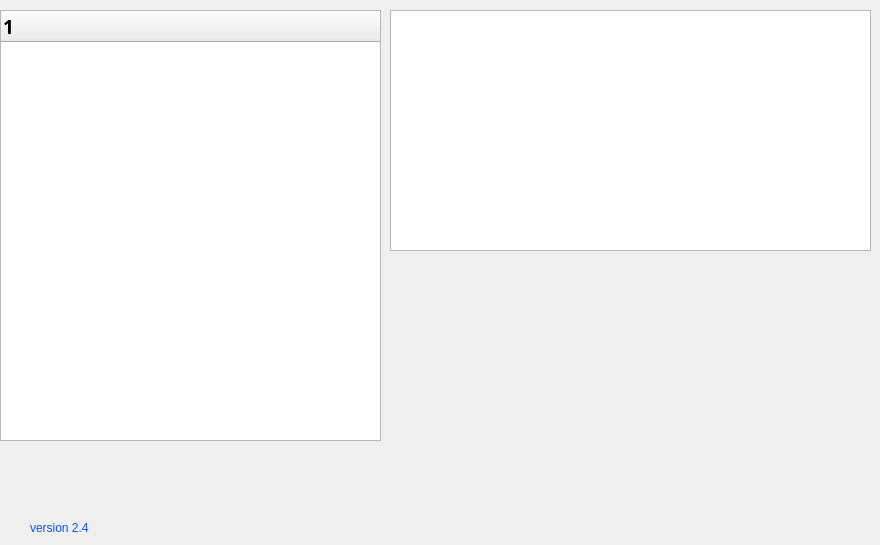
      <widget class="QWidget" name="pageMenu">
       <widget class="QTreeWidget" name="treeWidgetMenu">
        <property name="geometry">
         <rect>
          <x>0</x>
          <y>10</y>
          <width>381</width>
          <height>431</height>
         </rect>
        </property>
        <property name="font">
         <font>
          <family>Bahnschrift</family>
          <pointsize>14</pointsize>
          <bold>true</bold>
         </font>
        </property>
        <property name="styleSheet">
         <string notr="true">QTreeWidget::item:selected {
    background-color: #3498db;
    color: white;
}</string>
        </property>
        <column>
         <property name="text">
          <string notr="true">1</string>
         </property>
        </column>
       </widget>
       <widget class="QPlainTextEdit" name="plainTextEdit">
        <property name="geometry">
         <rect>
          <x>390</x>
          <y>10</y>
          <width>481</width>
          <height>241</height>
         </rect>
        </property>
        <property name="font">
         <font>
          <family>Arial</family>
          <pointsize>10</pointsize>
          <bold>true</bold>
         </font>
        </property>
        <property name="readOnly">
         <bool>true</bool>
        </property>
       </widget>
       <widget class="QLabel" name="label_3">
        <property name="geometry">
         <rect>
          <x>30</x>
          <y>520</y>
          <width>111</width>
          <height>16</height>
         </rect>
        </property>
        <property name="styleSheet">
         <string notr="true">color: rgb(0, 85, 255);
font: 700 11pt &quot;Bahnschrift&quot;;</string>
        </property>
        <property name="text">
         <string>&lt;html&gt;&lt;head/&gt;&lt;body&gt;&lt;p&gt;version 2.4&lt;/p&gt;&lt;/body&gt;&lt;/html&gt;</string>
        </property>
       </widget>
      </widget>
